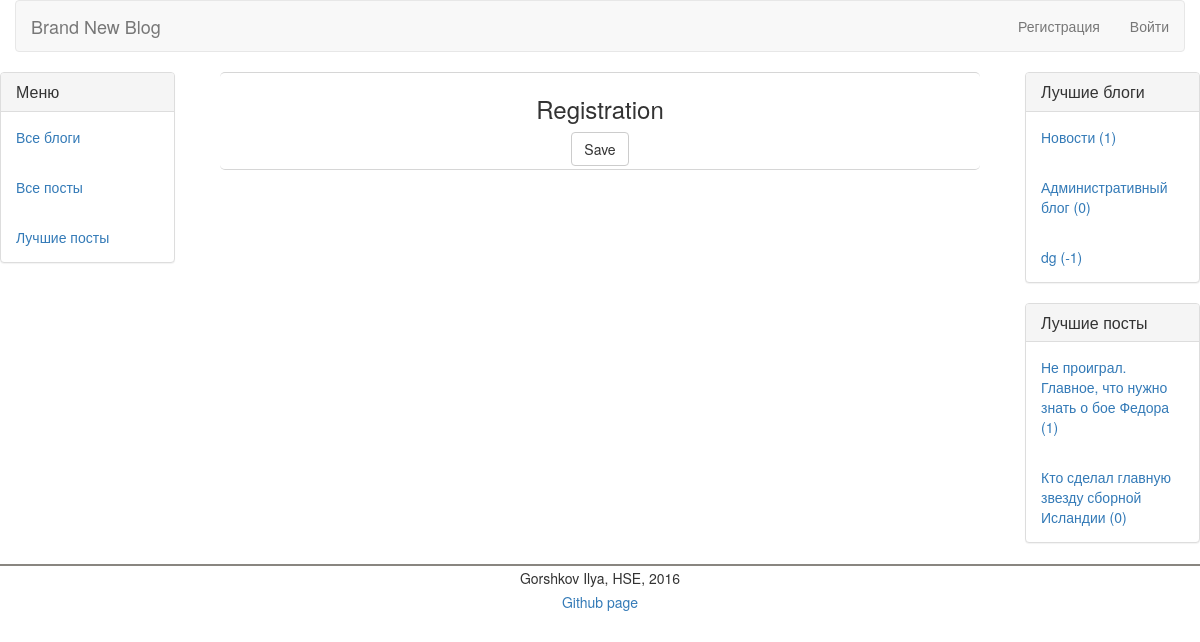
Page /register/ on the earlier database version.
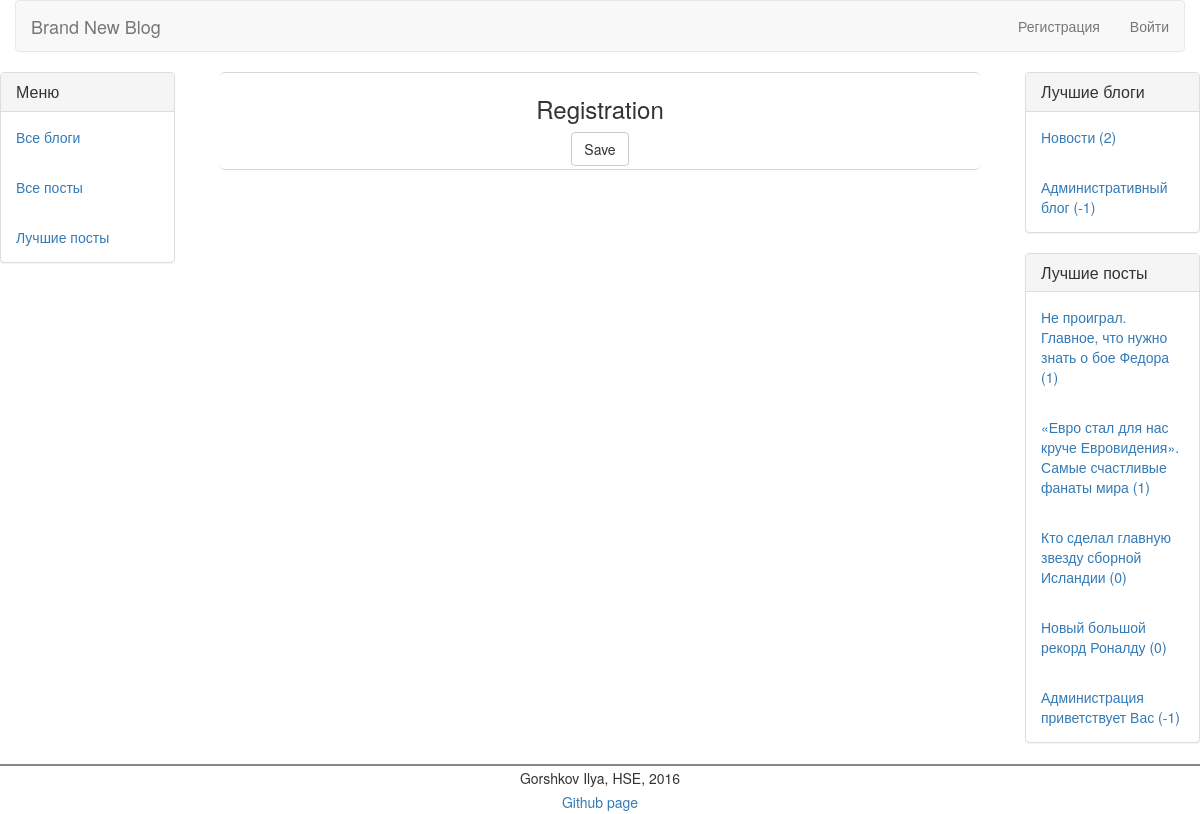
Same page on the later database version.
### collective_blog/models.py (models this page shows, shortened)
class Blog(models.Model):
     full_name = models.CharField(max_length=70)
     name = models.CharField(max_length=30)
     description = models.CharField(max_length=140, default = '')
     rating = models.IntegerField(default=0)

class Post(models.Model):
     author = models.ForeignKey(User, default=0)
     blog = models.ForeignKey('Blog')
     title = models.CharField(max_length=70)
     text = models.TextField()
     rating = models.IntegerField(default=0)
     published_date = models.DateTimeField(
            blank=True, null=True)
     def __str__(self):
        return self.title

### collective_blog/views.py (the view)
# urls.py: url('register/', views.register, name='register'),
def register(request):
    Top_blogs, Top_posts = update_Blogs_and_Posts_by_rating()
    form = RegistrationForm()
    if request.method == 'POST':
        form = RegistrationForm(request.POST)
        if form.is_valid():
            check_user = User.objects.filter(username=form.cleaned_data['login']).count()
            if check_user == 0:
                new_user = User.objects.create_user(username = form.cleaned_data['login'], password = form.cleaned_data['password'])
                return HttpResponseRedirect('/')
    else:
        form = RegistrationForm()
    return render(request, 'collective_blog/register.html', {"Blogs":Top_blogs, "Posts":Top_posts, "RegistrationForm":form, "title":'Регистрация'})

### collective_blog/views.py (called while the page is built)
def update_Blogs_and_Posts_by_rating():
    Blogs = Blog.objects.order_by('-rating')[:5]
    Posts = Post.objects.order_by('-rating')[:5]
    return Blogs, Posts

### collective_blog/templates/collective_blog/register.html (shortened to what this page needs)
{% extends 'collective_blog/base.html' %}
{% block content %}
    <div class="col-md-8">
        <div class="container-fluid">
	        <div class="row">
		        <div class="col-md-12">
                    <div align="center" class="post">
                        <h3>Registration</h3>
                        <form method="POST" class="post-form">
                            <button type="submit" class="save btn btn-default">Save</button>
                        </form>
                    </div>
		        </div>
	        </div>
        </div>
    </div>
{% endblock content %}

### collective_blog/templates/collective_blog/base.html (shortened to what this page needs)
{% load staticfiles %}
<!DOCTYPE html>
<html lang="ru">
  <head>
      <link href="{% static 'css/bootstrap.min.css' %}" rel="stylesheet">
      <link href="{% static 'css/style.css' %}" rel="stylesheet">
  </head>
  <body>
    <div class="container-fluid">
	    <div class="row">
		    <div class="col-md-12">
			    <nav class="navbar navbar-default" role="navigation">
				    <div class="navbar-header">
					     <a class="navbar-brand" href="/">Brand New Blog</a>
				    </div>
				    <div class="collapse navbar-collapse" id="bs-example-navbar-collapse-1">
					    <ul class="nav navbar-nav navbar-right">
                            {% if not user.is_authenticated %}
                                <li>
							        <a href="{% url 'register' %}">Регистрация</a>
						        </li>
                                <li>
							        <a href={% url 'login' %}>Войти</a>
						        </li>
                            {% endif %}
					    </ul>
				    </div>
			    </nav>
		    </div>
	    </div>
    </div>
	<div class="row">
		<div class="col-md-2">
			<div class="panel panel-default">
				<div class="panel-heading">
					<h3 class="panel-title">
						Меню
					</h3>
				</div>
				<div class="panel-body">
					<a href="{% url 'blogs_by_rating' page_number=1 %}">Все блоги</a>
				</div>
				<div class="panel-body">
					<a href="{% url 'by_date_all_page' page_number=1 %}">Все посты</a>
				</div>
				<div class="panel-body">
					<a href="{% url 'by_rating_all_page' page_number=1 %}">Лучшие посты</a>
				</div>
			</div>
		</div>
		{%  block content %}
        {% endblock %}
		<div class="col-md-2">
			<div class="panel panel-default">
				<div class="panel-heading">
					<h3 class="panel-title">
						Лучшие блоги
					</h3>
				</div>
                {% for Blog in Blogs %}
				<div class="panel-body">
					<a href="{% url 'blog_detail' blog_id=Blog.name %}">{{ Blog.full_name }} ({{ Blog.rating }})</a>
				</div>
                {% endfor %}
			</div>
			<div class="panel panel-default">
				<div class="panel-heading">
					<h3 class="panel-title">
						Лучшие посты
					</h3>
				</div>
                {% for Post in Posts %}
				<div class="panel-body">
					<a href="{% url 'post_detail' post_id=Post.pk blog_id=Post.blog.name%}">{{ Post }} ({{ Post.rating }})</a>
				</div>
                {% endfor %}
			</div>
		</div>
	</div>
    <div class="row">
		<div class="col-md-2">
		</div>
		<div class="col-md-8">
		</div>
		<div class="col-md-2">
		</div>
	</div>
  </body>
<table border="0" cellpadding="5" cellspacing="0" width="100%" style="border-top:2px solid #898680;">
<tr><td align="center" style="background:#FFFFFF;">Gorshkov Ilya, HSE, 2016</td></tr>
<tr><td align="center" style="background:#FFFFFF;"><span class="pbUrBTHC"><a href="https://github.com/iagorshkov/collective_blog">Github page</a></span></td></tr>
</table>
</html>

Differences in the rows shown:
removed Blog: full_name "dg", rating "-1"
changed Blog "Новости": rating "1" → "2"
changed Blog "Административный блог": rating "0" → "-1"
added Post: title "«Евро стал для нас круче Евровидения». Самые счастливые фанаты мира", rating "1"
added Post: title "Новый большой рекорд Роналду", rating "0"
added Post: title "Администрация приветствует Вас", rating "-1"
